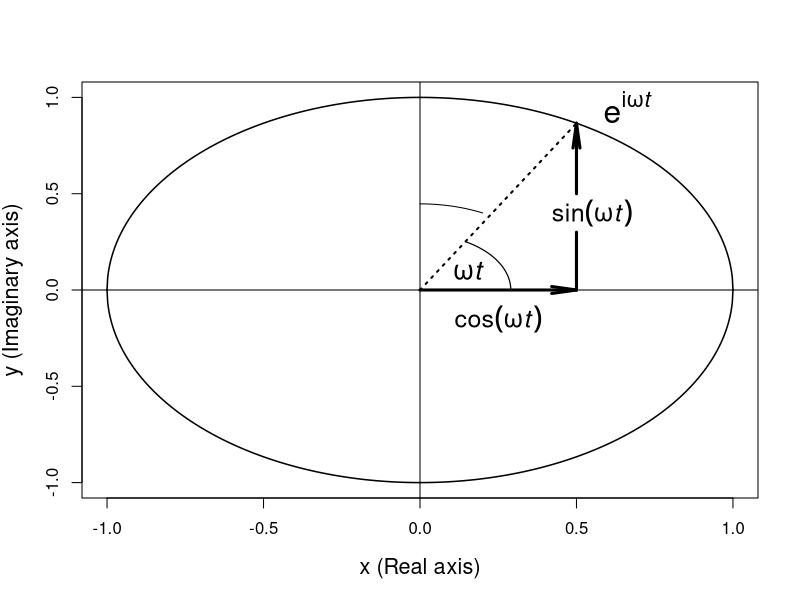

Write the R code that produced this figure.
library(graphics)
library(grid)

pdf(file = "circle.pdf", width = 6, height = 6.5)
plot(-1:1, -1:1, type = "n", xlab = "x (Real axis)", ylab = "y (Imaginary axis)", cex.lab = 1.3)
x <- seq(-1, 1, len = 1000)
y <- sqrt(1 - x^2)
points(x, y, type = "l", lwd = 1.5)
points(x, -y, type = "l", lwd = 1.5)
theta <- seq(0, acos(.5), len = 1000)
x <- .29 * cos(theta)
y <- .29 * sin(theta)
points(x, y, type = "l", lwd = 1.2)
segments(0, 0, 0.5, sqrt(1 - .5^2), lwd = 2, lty = 3)
abline(v = 0)
abline(h = 0)
arrows(0, 0, .5, 0, ang = 8, lwd = 3)
segments(0.5, 0, .5, .3, lwd = 3)
arrows(0.5, 0.5, .5, sqrt(1 - .5^2), ang = 8, lwd = 3)
text(.66, .95, expression(e^{
  i * omega * italic(t)
}), cex = 1.9)
text(.15, .1, expression(omega * italic(t)), cex = 1.6)
x <- seq(0, 0.2, len = 1000)
y <- sqrt(.2 - x^2)
points(x, y, type = "l")
text(.25, -.15, expression(plain(cos)(omega * italic(t))), cex = 1.5)
text(.55, .4, expression(plain(sin)(omega * italic(t))), cex = 1.5)
dev.off()
# END